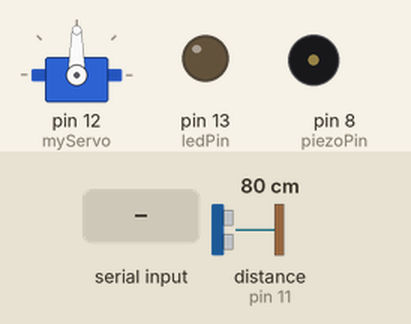
The sketch below on a simulated Arduino Uno, built with avr-gcc and run on an emulated ATmega328P. On the bench: servo, output pins drawn as LEDs (lit = HIGH), buzzer (waves = sounding). Wiring (inferred from the names in the program): ultrasonic range finder: trigger pin 10; echo pin 11. Dashed ring = blinking. The inputs (shaded band) are chosen by the test bench; at power-on: distance to the obstacle (sensor on pin 11) 80 cm. The echo pulse lasts 58.3 µs per cm; pins used as bus, display or sensor lines are not drawn.

Above: at 1.2 s.
1.3 s: "S" received over the second serial link
At 1.45 s:
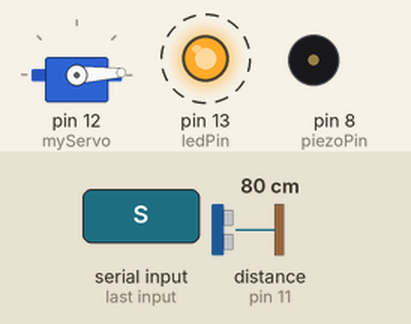
At 2.06 s:
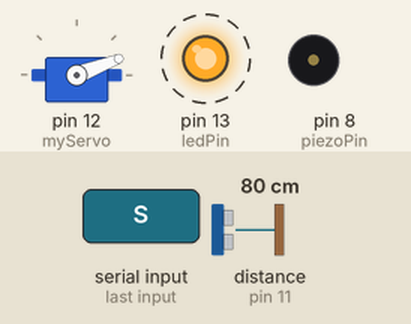
7.3 s: distance to the obstacle (sensor on pin 11) set to 44 cm
10.3 s: distance to the obstacle (sensor on pin 11) set to 37 cm
13.3 s: "T" received over the second serial link
15.5 s: "R" received over the second serial link
At 17.2 s:
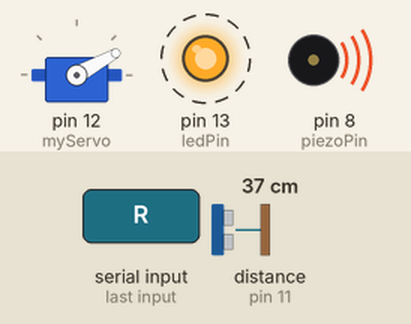
24.5 s: "M" received over the second serial link
At 26.7 s:
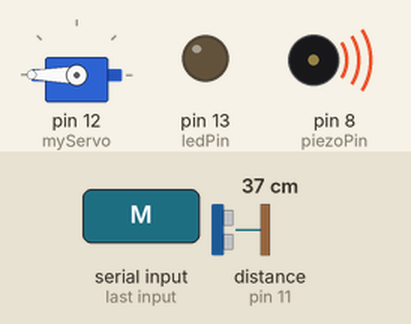
Timing chart, 0 to 28.0 s (numbered marks = the images above; inputs shaded):
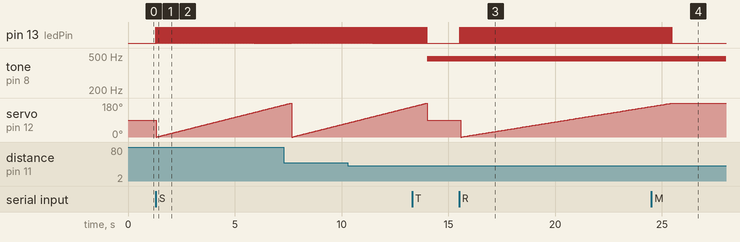

The sketch:

Proje2.ino
```cpp
#include <SoftwareSerial.h>
#include <Servo.h>
#include <TimerOne.h>

SoftwareSerial bluetooth(1, 0);
char t;
TimerOne timer;

#define trigPin 10
#define echoPin 11
#define ledPin 13
#define piezoPin 8

boolean toggle = LOW;
long duration, distance;

int notes[] = {262, 462, 862, 1662, 3262};
Servo myServo;

unsigned long previousMillis = 0;
const long interval = 10;

void setup() {
  bluetooth.begin(9600);
  myServo.attach(12);
  pinMode(trigPin, OUTPUT);
  pinMode(echoPin, INPUT);
  pinMode(ledPin, OUTPUT);
  pinMode(piezoPin, OUTPUT);
}

void ledCallback() {
  toggle = !toggle;
  digitalWrite(ledPin, toggle);
}

int calculateDistance() {
  digitalWrite(trigPin, LOW);
  delayMicroseconds(2);
  digitalWrite(trigPin, HIGH);
  delayMicroseconds(10);
  digitalWrite(trigPin, LOW);
  duration = pulseIn(echoPin, HIGH);
  distance = duration * 0.034 / 2;
  return distance;
}

void handleBeepAndLed(int distance) {
  if (distance > 40) {
    noTone(piezoPin);
    digitalWrite(ledPin, LOW);
  } else {
    if (distance <= 40 && distance > 30) {
      tone(piezoPin, notes[1]);
    } else if (distance <= 30 && distance > 20) {
      tone(piezoPin, notes[2]);
    } else if (distance <= 20 && distance > 10) {
      tone(piezoPin, notes[3]);
    } else {
      tone(piezoPin, notes[4]);
    }
  }
}

void loop() {
  unsigned long currentMillis = millis();

  if (bluetooth.available() > 0) {
    t = bluetooth.read();
  }

  distance = calculateDistance();
  handleBeepAndLed(distance);

  switch (t) {

    case 'S':
      for (int i = 0; i <= 180; i++) {
        digitalWrite(ledPin, HIGH);
        delay(10);
        myServo.write(i);
        delay(10);
        handleBeepAndLed(distance);
        delay(15);
      }
      break;

    case 'T':
      myServo.write(90);
      delay(10);
      digitalWrite(ledPin, LOW);
      delay(10);
      handleBeepAndLed(distance);
      delay(15);
      break;

    case 'R':
      myServo.write(90);
      delay(10);
      for (int i = 0; i <= 180; i++) {
        digitalWrite(ledPin, HIGH);
        delay(10);
        digitalWrite(ledPin, LOW);
        delay(20);
        myServo.write(i);
        delay(10);
        handleBeepAndLed(distance);
        delay(15);
      }
      break;

    case 'Q':
      myServo.write(90);
      delay(10);
      for (int i = 180; i >= 0; i--) {
        digitalWrite(ledPin, HIGH);
        delay(10);
        digitalWrite(ledPin, LOW);
        delay(20);
        myServo.write(i);
        handleBeepAndLed(distance);
        delay(15);
      }
      break;

    case 'U':
      for (int i = 0; i <= 45; i++) {
        digitalWrite(ledPin, HIGH);
        delay(10);
        digitalWrite(ledPin, LOW);
        delay(20);
        myServo.write(i);
        handleBeepAndLed(distance);
        delay(15);
      }
      break;

    case 'O':
      for (int i = 0; i <= 90; i++) {
        digitalWrite(ledPin, HIGH);
        delay(10);
        digitalWrite(ledPin, LOW);
        delay(20);
        myServo.write(i);
        handleBeepAndLed(distance);
        delay(15);
      }
      break;

    case 'P':
      for (int i = 0; i <= 180; i++) {
        digitalWrite(ledPin, HIGH);
        delay(10);
        digitalWrite(ledPin, LOW);
        delay(20);
        myServo.write(i);
        handleBeepAndLed(distance);
        delay(15);
      }
      break;

    case 'M':
      timer.initialize(1000000);
      timer.attachInterrupt(ledCallback);
      previousMillis = currentMillis;
      if ((currentMillis - previousMillis) >= interval) {
      timer.detachInterrupt();
      digitalWrite(ledPin, LOW);
  }
      break;
  }


}
```

Measured:
- after the input at 1.3 s, pin 13 (ledPin): alternates HIGH for 0.02 s and LOW for 0.02 s, starting at once
- after the input at 15.5 s, pin 13 (ledPin): alternates HIGH for 0.01 s and LOW for 0.05 s, starting at once
- after the input at 24.5 s, pin 13 (ledPin): goes on until 25.5 s, then stays LOW; servo on pin 12 (myServo): goes on until 25.5 s, then stays 180°
